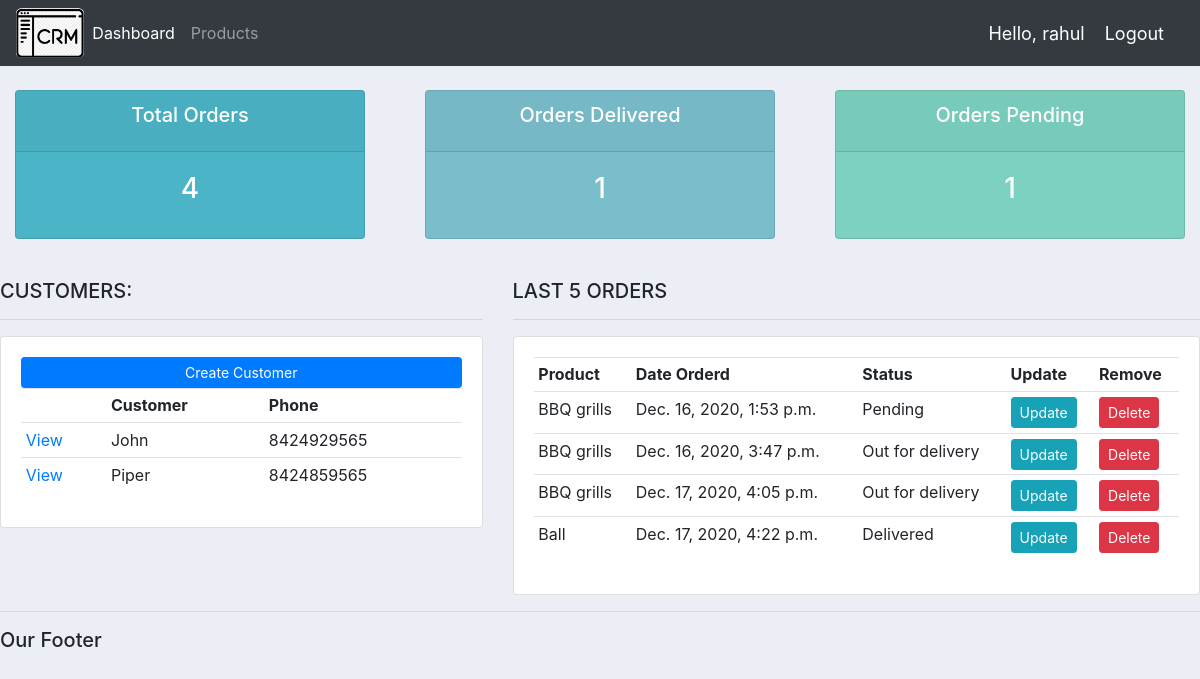
The app's page / (signed in), older data.
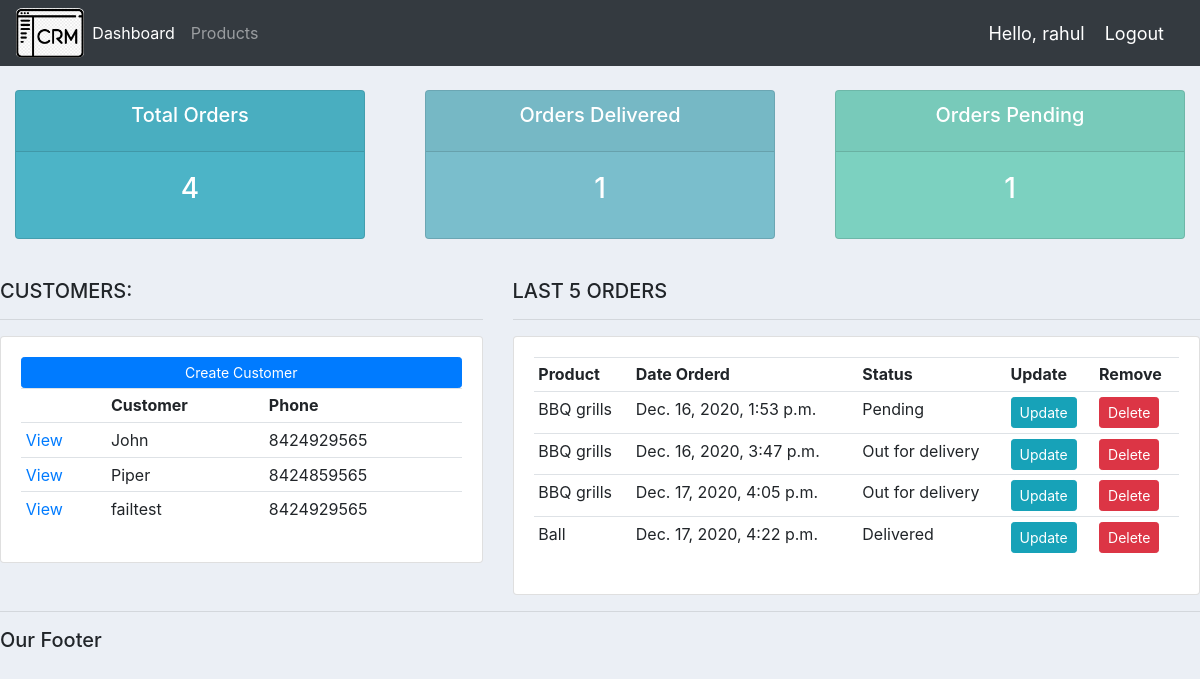
The same page, newer data.
### account/models.py (models this page shows, shortened)
class Customer(models.Model):
    user = models.OneToOneField(User, null=True, on_delete=models.CASCADE)
    name = models.CharField(max_length=200, null=True)
    phone = models.CharField(max_length=200, null=True)
    email = models.CharField(max_length=200, null=True)
    profile_pic = models.ImageField(null=True, blank=True)
    date_created = models.DateTimeField(auto_now_add=True, null=True)

class Order(models.Model):
    STATUS = (
        ('Pending', 'Pending'),
        ('Out for delivery', 'Out for delivery'),
        ('Delivered', 'Delivered'),
    )
    customer = models.ForeignKey(Customer, null=True, on_delete=models.SET_NULL)
    product = models.ForeignKey(Product, null=True, on_delete=models.SET_NULL)
    date_created = models.DateTimeField(auto_now_add=True, null=True)
    status = models.CharField(max_length=200, null=True, choices=STATUS)
    note = models.CharField(max_length=1000, null=True)

class Product(models.Model):
    CATEGORY = (
        ('Indoor','Indoor'),
        ('Out Door','Out Door'),
    )
    name = models.CharField(max_length=200, null=True)
    price = models.FloatField(null=True)
    category = models.CharField(max_length=200, null=True, choices=CATEGORY)
    description = models.CharField(max_length=200, null=True, blank=True)
    date_created = models.DateTimeField(auto_now_add=True, null=True)
    tag = models.ManyToManyField(Tag)
    def __str__(self):
        return self.name

### account/decorators.py (the view)
    def wrapper_func(request, *args, **kwargs):
        group = None
        if request.user.groups.exists():
            group = request.user.groups.all()[0].name
        if group in ['admin']:
            return view_func(request, *args, **kwargs)
        if group in ['customer']:
            return redirect('user-page')

### account/views.py (called while the page is built)
@login_required(login_url='login')
@admin_only
def home(request):
    orders = Order.objects.all()
    customers = Customer.objects.all()
    total_customers = customers.count()
    total_orders = orders.count()
    delivered = orders.filter(status='Delivered').count()
    pending = orders.filter(status='Pending').count()
    context = {'orders': orders, 'customers': customers,
               'total_customers': total_customers, 'total_orders': total_orders,
               'delivered': delivered, 'pending': pending}
    return render(request, 'account/dashboard.html', context)

### account/templates/account/dashboard.html
{% extends 'account/main.html' %}
{% block content %}
{%  include 'account/status.html' %}
<br>
<div class="row">
	<div class="col-md-5">
		<h5>CUSTOMERS:</h5>
		<hr>
		<div class="card card-body">
			<a class="btn btn-primary  btn-sm btn-block" href="">Create Customer</a>
			<table class="table table-sm">
				<tr>
					<th></th>
					<th>Customer</th>
					<th>Phone</th>
				</tr>
				{% for customer in customers %}
				<tr>
					<td><a href="{% url 'customers' customer.id %}">View</a></td>
					<td>{{ customer.name }}</td>
					<td>{{ customer.phone }}</td>
				</tr>
				{% endfor %}
			</table>
		</div>
	</div>
	<div class="col-md-7">
		<h5>LAST 5 ORDERS</h5>
		<hr>
		<div class="card card-body">
			<table class="table table-sm">
				<tr>
					<th>Product</th>
					<th>Date Orderd</th>
					<th>Status</th>
					<th>Update</th>
					<th>Remove</th>
				</tr>
				{% for order in orders %}
				<tr>
					<td>{{ order.product }}</td>
					<td>{{ order.date_created }}</td>
					<td>{{ order.status }}</td>
					<td><a class="btn btn-sm btn-info" href="{% url 'update_order' order.id %}">Update</a></td>
					<td><a class="btn btn-sm btn-danger" href="{% url 'delete_order' order.id %}">Delete</a></td>
				</tr>
				{% endfor %}
			</table>
		</div>
	</div>
</div>
{% endblock %}

Row changes from the older to the newer data that the page shows:
added Customer: name "failtest", phone "8424929565"
